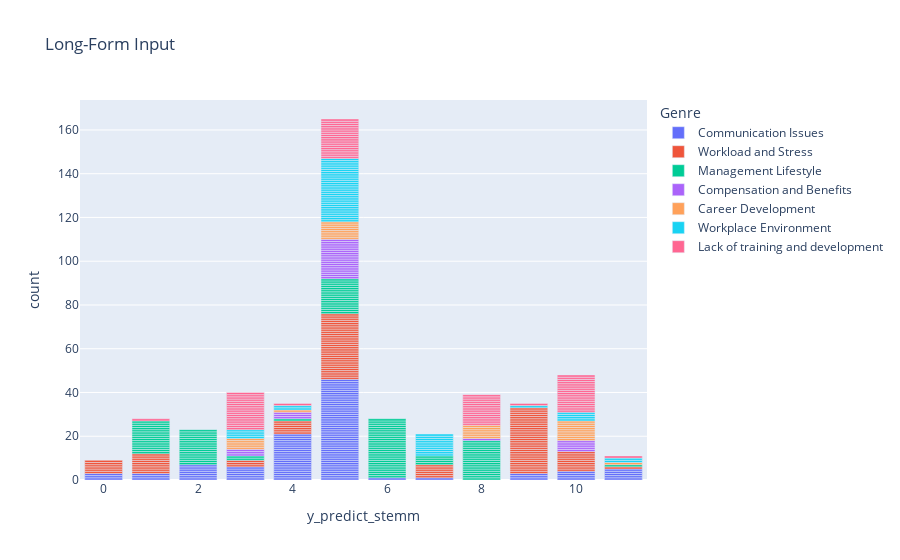

Notebook code for this chart:
### Code cell
import plotly.express as px

fig = px.bar(df, x="y_predict_stemm", y="count", color="Genre", title="Long-Form Input")
fig.show()

### Figure 1 — Plotly figure (JSON) as saved in the notebook; plotly's stock layout.template omitted (floating-point values rounded to 4 significant figures)
{"data": [{"alignmentgroup": "True", "hovertemplate": "Genre=Communication Issues<br>y_predict_stemm=%{x}<br>count=%{y}<extra></extra>", "legendgroup": "Communication Issues", "marker": {"color": "#636efa", "pattern": {"shape": ""}}, "name": "Communication Issues", "offsetgroup": "Communication Issues", "orientation": "v", "showlegend": true, "textposition": "auto", "x": [9, 11, 5, 0, 5, 5, 5, 5, 5, 5, 1, 5, 5, 5, 5, 6, 5, 2, 5, 5, 5, 5, 3, 9, 5, 11, 5, 7, 5, 5, 3, 3, 0, 2, 5, 5, 3, 5, 5, 4, 4, 5, 5, 4, 5, 5, 5, 2, 5, 5, 1, 5, 5, 4, 4, 2, 4, 4, 3, 5, 4, 5, 5, 5, 4, 11, 2, 5, 9, 4, 5, 4, 10, 2, 4, 1, 4, 5, 4, 5, 4, 11, 5, 4, 5, 4, 4, 4, 5, 5, 5, 0, 4, 11, 10, 10, 2, 3, 10, 4], "xaxis": "x", "y": [1, 1, 1, 1, 1, 1, 1, 1, 1, 1, 1, 1, 1, 1, 1, 1, 1, 1, 1, 1, 1, 1, 1, 1, 1, 1, 1, 1, 1, 1, 1, 1, 1, 1, 1, 1, 1, 1, 1, 1, 1, 1, 1, 1, 1, 1, 1, 1, 1, 1, 1, 1, 1, 1, 1, 1, 1, 1, 1, 1, 1, 1, 1, 1, 1, 1, 1, 1, 1, 1, 1, 1, 1, 1, 1, 1, 1, 1, 1, 1, 1, 1, 1, 1, 1, 1, 1, 1, 1, 1, 1, 1, 1, 1, 1, 1, 1, 1, 1, 1], "yaxis": "y", "type": "bar"}, {"alignmentgroup": "True", "hovertemplate": "Genre=Workload and Stress<br>y_predict_stemm=%{x}<br>count=%{y}<extra></extra>", "legendgroup": "Workload and Stress", "marker": {"color": "#EF553B", "pattern": {"shape": ""}}, "name": "Workload and Stress", "offsetgroup": "Workload and Stress", "orientation": "v", "showlegend": true, "textposition": "auto", "x": [9, 5, 5, 9, 9, 5, 5, 5, 5, 7, 9, 7, 9, 5, 5, 9, 0, 9, 5, 7, 5, 5, 9, 5, 5, 1, 11, 5, 9, 1, 7, 4, 5, 7, 5, 4, 5, 5, 1, 4, 9, 9, 9, 10, 9, 9, 1, 9, 9, 5, 5, 9, 5, 5, 5, 4, 1, 0, 5, 0, 9, 10, 3, 5, 1, 9, 9, 10, 9, 9, 5, 9, 1, 7, 9, 10, 9, 10, 9, 4, 0, 5, 10, 4, 9, 5, 5, 0, 10, 9, 0, 5, 1, 10, 9, 10, 3, 1, 3, 9], "xaxis": "x", "y": [1, 1, 1, 1, 1, 1, 1, 1, 1, 1, 1, 1, 1, 1, 1, 1, 1, 1, 1, 1, 1, 1, 1, 1, 1, 1, 1, 1, 1, 1, 1, 1, 1, 1, 1, 1, 1, 1, 1, 1, 1, 1, 1, 1, 1, 1, 1, 1, 1, 1, 1, 1, 1, 1, 1, 1, 1, 1, 1, 1, 1, 1, 1, 1, 1, 1, 1, 1, 1, 1, 1, 1, 1, 1, 1, 1, 1, 1, 1, 1, 1, 1, 1, 1, 1, 1, 1, 1, 1, 1, 1, 1, 1, 1, 1, 1, 1, 1, 1, 1], "yaxis": "y", "type": "bar"}, {"alignmentgroup": "True", "hovertemplate": "Genre=Management Lifestyle<br>y_predict_stemm=%{x}<br>count=%{y}<extra></extra>", "legendgroup": "Management Lifestyle", "marker": {"color": "#00cc96", "pattern": {"shape": ""}}, "name": "Management Lifestyle", "offsetgroup": "Management Lifestyle", "orientation": "v", "showlegend": true, "textposition": "auto", "x": [1, 6, 5, 7, 5, 1, 8, 6, 1, 2, 7, 2, 6, 5, 6, 8, 6, 1, 7, 5, 2, 6, 4, 2, 6, 5, 5, 2, 6, 8, 1, 6, 5, 2, 6, 11, 1, 6, 5, 5, 2, 6, 8, 2, 6, 3, 2, 6, 5, 5, 1, 6, 8, 2, 6, 3, 1, 6, 8, 5, 1, 6, 8, 2, 7, 8, 1, 6, 8, 5, 1, 2, 8, 2, 6, 8, 1, 6, 8, 5, 2, 6, 8, 1, 6, 8, 2, 6, 8, 1, 6, 8, 5, 2, 6, 8, 1, 6, 8, 5], "xaxis": "x", "y": [1, 1, 1, 1, 1, 1, 1, 1, 1, 1, 1, 1, 1, 1, 1, 1, 1, 1, 1, 1, 1, 1, 1, 1, 1, 1, 1, 1, 1, 1, 1, 1, 1, 1, 1, 1, 1, 1, 1, 1, 1, 1, 1, 1, 1, 1, 1, 1, 1, 1, 1, 1, 1, 1, 1, 1, 1, 1, 1, 1, 1, 1, 1, 1, 1, 1, 1, 1, 1, 1, 1, 1, 1, 1, 1, 1, 1, 1, 1, 1, 1, 1, 1, 1, 1, 1, 1, 1, 1, 1, 1, 1, 1, 1, 1, 1, 1, 1, 1, 1], "yaxis": "y", "type": "bar"}, {"alignmentgroup": "True", "hovertemplate": "Genre=Compensation and Benefits<br>y_predict_stemm=%{x}<br>count=%{y}<extra></extra>", "legendgroup": "Compensation and Benefits", "marker": {"color": "#ab63fa", "pattern": {"shape": ""}}, "name": "Compensation and Benefits", "offsetgroup": "Compensation and Benefits", "orientation": "v", "showlegend": true, "textposition": "auto", "x": [5, 3, 5, 5, 5, 5, 4, 5, 10, 8, 5, 10, 10, 5, 5, 5, 5, 5, 3, 4, 5, 5, 5, 5, 10, 5, 10, 3, 4, 5], "xaxis": "x", "y": [1, 1, 1, 1, 1, 1, 1, 1, 1, 1, 1, 1, 1, 1, 1, 1, 1, 1, 1, 1, 1, 1, 1, 1, 1, 1, 1, 1, 1, 1], "yaxis": "y", "type": "bar"}, {"alignmentgroup": "True", "hovertemplate": "Genre=Career Development<br>y_predict_stemm=%{x}<br>count=%{y}<extra></extra>", "legendgroup": "Career Development", "marker": {"color": "#FFA15A", "pattern": {"shape": ""}}, "name": "Career Development", "offsetgroup": "Career Development", "orientation": "v", "showlegend": true, "textposition": "auto", "x": [5, 5, 10, 3, 5, 5, 3, 10, 8, 10, 5, 8, 10, 5, 10, 5, 3, 10, 3, 8, 4, 10, 8, 5, 10, 8, 11, 10, 3, 8], "xaxis": "x", "y": [1, 1, 1, 1, 1, 1, 1, 1, 1, 1, 1, 1, 1, 1, 1, 1, 1, 1, 1, 1, 1, 1, 1, 1, 1, 1, 1, 1, 1, 1], "yaxis": "y", "type": "bar"}, {"alignmentgroup": "True", "hovertemplate": "Genre=Workplace Environment<br>y_predict_stemm=%{x}<br>count=%{y}<extra></extra>", "legendgroup": "Workplace Environment", "marker": {"color": "#19d3f3", "pattern": {"shape": ""}}, "name": "Workplace Environment", "offsetgroup": "Workplace Environment", "orientation": "v", "showlegend": true, "textposition": "auto", "x": [5, 3, 5, 10, 5, 11, 5, 5, 5, 7, 10, 5, 5, 4, 5, 5, 7, 5, 7, 5, 3, 7, 7, 5, 5, 5, 9, 5, 7, 5, 5, 3, 5, 10, 5, 11, 5, 5, 5, 7, 10, 5, 5, 4, 5, 5, 7, 5, 7, 5, 3, 7], "xaxis": "x", "y": [1, 1, 1, 1, 1, 1, 1, 1, 1, 1, 1, 1, 1, 1, 1, 1, 1, 1, 1, 1, 1, 1, 1, 1, 1, 1, 1, 1, 1, 1, 1, 1, 1, 1, 1, 1, 1, 1, 1, 1, 1, 1, 1, 1, 1, 1, 1, 1, 1, 1, 1, 1], "yaxis": "y", "type": "bar"}, {"alignmentgroup": "True", "hovertemplate": "Genre=Lack of training and development<br>y_predict_stemm=%{x}<br>count=%{y}<extra></extra>", "legendgroup": "Lack of training and development", "marker": {"color": "#FF6692", "pattern": {"shape": ""}}, "name": "Lack of training and development", "offsetgroup": "Lack of training and development", "orientation": "v", "showlegend": true, "textposition": "auto", "x": [9, 10, 3, 3, 5, 1, 10, 3, 8, 5, 5, 10, 3, 4, 8, 10, 3, 3, 5, 5, 8, 10, 11, 3, 8, 5, 5, 8, 3, 8, 10, 5, 3, 8, 10, 10, 3, 8, 10, 10, 5, 8, 5, 5, 3, 8, 10, 5, 3, 5, 10, 3, 8, 5, 10, 3, 5, 8, 5, 10, 3, 8, 10, 10, 3, 5, 8, 5, 10, 3], "xaxis": "x", "y": [1, 1, 1, 1, 1, 1, 1, 1, 1, 1, 1, 1, 1, 1, 1, 1, 1, 1, 1, 1, 1, 1, 1, 1, 1, 1, 1, 1, 1, 1, 1, 1, 1, 1, 1, 1, 1, 1, 1, 1, 1, 1, 1, 1, 1, 1, 1, 1, 1, 1, 1, 1, 1, 1, 1, 1, 1, 1, 1, 1, 1, 1, 1, 1, 1, 1, 1, 1, 1, 1], "yaxis": "y", "type": "bar"}], "layout": {"xaxis": {"anchor": "y", "domain": [0.0, 1.0], "title": {"text": "y_predict_stemm"}}, "yaxis": {"anchor": "x", "domain": [0.0, 1.0], "title": {"text": "count"}}, "legend": {"title": {"text": "Genre"}, "tracegroupgap": 0}, "title": {"text": "Long-Form Input"}, "barmode": "relative"}}
